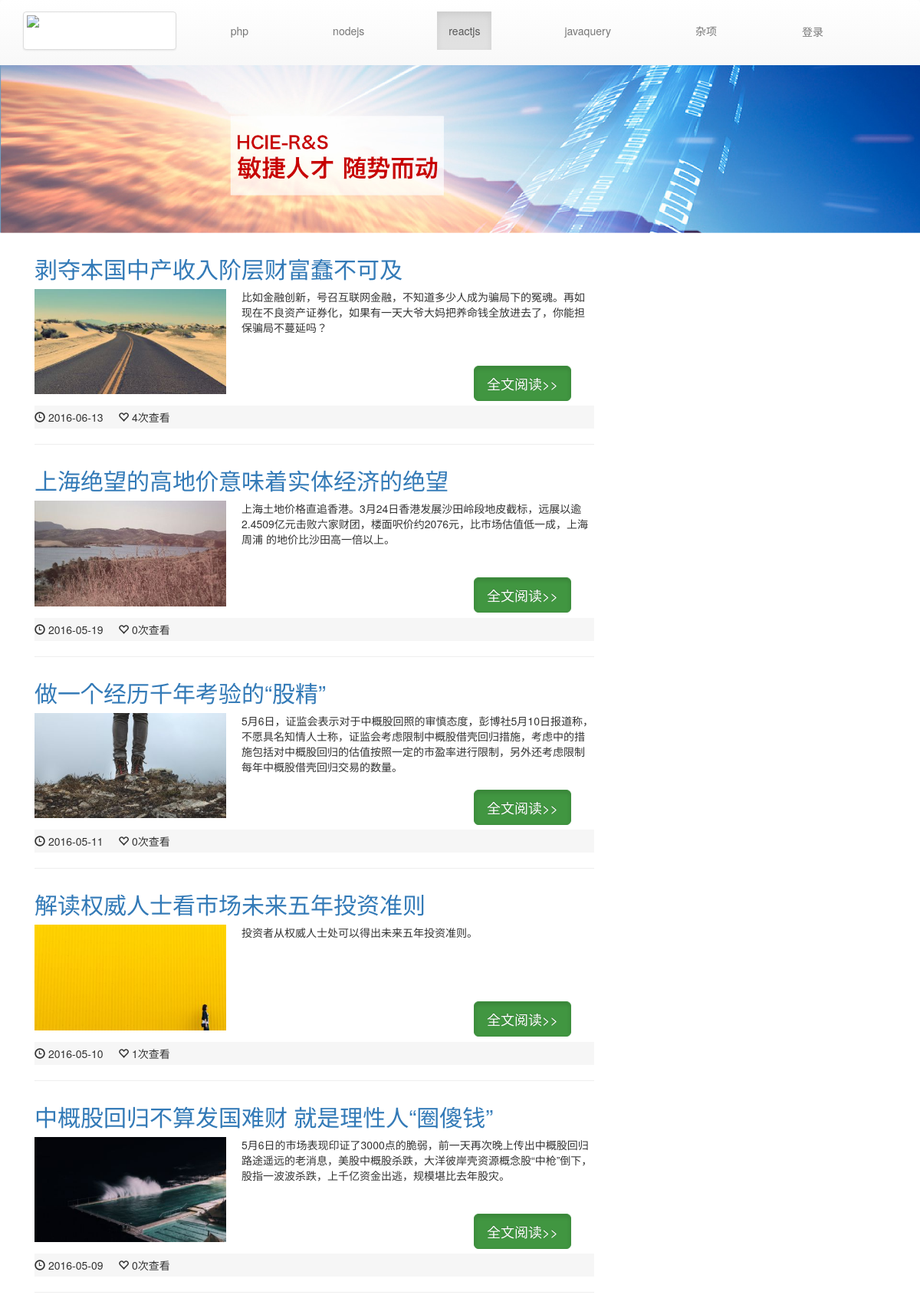
The app's page /index.php/artileController/navlist/3 with its own data.
### tables this page shows
CREATE TABLE IF NOT EXISTS `nav` (
  `id` int(11) NOT NULL AUTO_INCREMENT,
  `name` varchar(11) NOT NULL,
  PRIMARY KEY (`id`),
  UNIQUE KEY `id` (`id`)
);

CREATE TABLE IF NOT EXISTS `article` (
  `id` int(11) NOT NULL AUTO_INCREMENT,
  `catalog_id` int(11) NOT NULL,
  `title` varchar(200) NOT NULL,
  `desc` text NOT NULL,
  `content` text NOT NULL,
  `create_time` varchar(10) NOT NULL,
  `img` varchar(100) DEFAULT NULL,
  `view` int(10) NOT NULL DEFAULT '0',
  `recommend` int(11) NOT NULL DEFAULT '0',
  PRIMARY KEY (`id`)
);

### application/controllers/artileController.php (called while the page is built, shortened)
<?php
class artileController extends CI_Controller {
	private $nav;
	public function __construct(){
		$this->load->helper('url');
 		$this->load->model('NavModel');
 		$this->load->model('articleModel');
 		$this->nav=$this->NavModel->get_nav();
	}
	public function navlist($catalog){
		$php=$this->articleModel->get_php($catalog);
		$data=array('nav'=>$this->nav,'articles'=>$php,'catalog_id'=>$catalog);
		$this->load->view('article',$data);
	}
}

### index.php (called while the page is built, shortened)
<?php
require_once BASEPATH.'core/CodeIgniter.php';

### application/models/NavModel.php (called while the page is built)
<?php
class NavModel extends CI_Model{
		public function get_nav(){
			$query=$this->db->query('select * from nav');
			return $query->result_array();
		}
	}
?>

### application/models/articleModel.php (called while the page is built, shortened)
<?php
	class articleModel extends CI_Model{
		public function get_php($catalog_id){
			$query=$this->db->where("catalog_id",$catalog_id)->get('article');
			return $query->result();
		}
	}
?>

### application/views/article.php (the view, shortened to what this page needs)
<?php $this->load->view('header'); ?>
<img class="banner" src="<?=base_url("public/img/banner.jpg")?>" />
<div class="container">
   <div class="media col-md-8">
       <?php
          foreach ($articles as $val) {
       ?>
        <h4><a href="<?=site_url("/artileController/view/".$val->id ) ?>"><?=$val->title ?></a></h4>
       <div class="item clearfix">
         <img class="media-object" src="<?=base_url("public/{$val->img}")?>">
         <p> <?=$val->desc ?> </p>
         <a class="btn btn-success btn-lg active"  href="<?=site_url("/artileController/view/".$val->id) ?>">全文阅读>></a>
       </div>
       <p class="foot">
        <i class="glyphicon glyphicon-time" aria-hidden="true"></i> <sapn><?=date("Y-m-d",$val->create_time)?></sapn> &nbsp;&nbsp;&nbsp;
        <i class="glyphicon glyphicon-heart-empty" aria-hidden="true"></i><sapn > <?=$val->view?>次查看</span>
       </p>
       <hr>
       <?php
          }
        ?>
   </div>
    <div class="col-md-4 ">
     </div>
</div>
</body>
</html>

### application/views/header.php (shortened to what this page needs)
<!DOCTYPE html>
<html>
<head>
	<link href="<?=base_url("public/css/bootstrap.min.css")?>" rel="stylesheet">
	<link href="<?=base_url('public/css/bootstrap-theme.css')?>" rel="stylesheet">
  <link href="<?=base_url('public/css/style.css')?>" rel="stylesheet">
</head>
<body>
	<nav class=" navbar-default">
  <div class="container">
    <div class="navbar-header">
      <a class="thumbnail logo" href="<?=site_url("/artileController/") ?>""><img class="img-img-circle" src=<?=base_url("public/img/nav_left.png")?>></a>
    </div>
    <div class="collapse navbar-collapse" id="bs-example-navbar-collapse-1">
      <ul class="nav navbar-nav navbar-right" style="margin-top:15px;">
        <?php
        	foreach ($nav as $value) {
        ?>
              <li <?php if($value['id']==$catalog_id) echo'class=active'?>  style="margin-right:80px"><a href="<?=site_url("/artileController/navlist/".$value['id']) ?>"><?=$value['name'] ?></a></li>
        <?php
    	   	}
        ?>
         <li   style="margin-right:80px"><a class='btn' href="<?=site_url("/admin/loginAdmin/login")?>">登录</a></li>
          </ul>
    </div>
  </div>
</nav>

### public/css/style.css (style rules this page uses)
* { margin: 0px; padding: 0px; }
h4 { font-size: 30px; margin-top:30px; }
.logo { width:200px; height:50px; margin-top:15px; }
.banner { width:100%; }
.item { position:relative; }
.item img { width:250px; margin-right: 20px; float:left; }
.item a { position: absolute; right: 30px; top:100px; }
.foot { height:30px; background: #F6F6F6; line-height: 30px; margin-top: 15px; }

### records on screen
nav: name "php"
nav: name "nodejs"
nav: name "reactjs"
nav: name "javaquery"
nav: name "杂项"
article: title "剥夺本国中产收入阶层财富蠢不可及", img (picture), desc "比如金融创新，号召互联网金融，不知道多少人成为骗局下的冤魂。再如现在不良资产证券化，如果有一天大爷大妈把养命钱全放进去了，你能担保骗局不蔓延吗？", create_time "2016-06-13", view "4"
article: title "上海绝望的高地价意味着实体经济的绝望", img (picture), desc "上海土地价格直追香港。3月24日香港发展沙田岭段地皮截标，远展以逾2.4509亿元击败六家财团，楼面呎价约2076元，比市场估值低一成，上海周浦 的地价比沙田高一倍以上。", create_time "2016-05-19", view "0"
article: title "做一个经历千年考验的“股精”", img (picture), desc "5月6日，证监会表示对于中概股回照的审慎态度，彭博社5月10日报道称，不愿具名知情人士称，证监会考虑限制中概股借壳回归措施，考虑中的措施包括对中概股回归的估值按照一定的市盈率进行限制，另外还考虑限制每年中概股借壳回归交易的数量。", create_time "2016-05-11", view "0"
article: title "解读权威人士看市场未来五年投资准则", img (picture), desc "投资者从权威人士处可以得出未来五年投资准则。", create_time "2016-05-10", view "1"
article: title "中概股回归不算发国难财 就是理性人“圈傻钱”", img (picture), desc "5月6日的市场表现印证了3000点的脆弱，前一天再次晚上传出中概股回归路途遥远的老消息，美股中概股杀跌，大洋彼岸壳资源概念股“中枪”倒下，股指一波波杀跌，上千亿资金出逃，规模堪比去年股灾。", create_time "2016-05-09", view "0"
